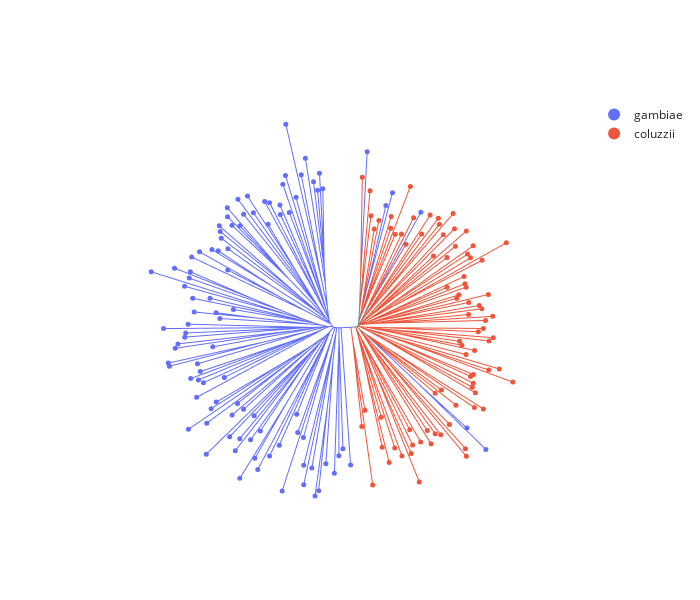

The notebook cell saved with this chart:
### Markdown cell above
## Interactive plotting

I also decided to include in `anjl` a function to visualise a NJT as an unrooted tree using [plotly](https://plotly.com/python/). Here plotly is useful because you can interact with the plot, hovering over leaf nodes to get more information, zooming and panning, and showing or hiding data via the legend. Here's a simple example.

### Code cell
import anjl
D, leaf_data = anjl.data.mosquitoes()
Z = anjl.dynamic_nj(D)
anjl.plot(
    Z, 
    leaf_data=leaf_data, 
    color="taxon",
    hover_name="sample_id",
)

### Figure 1 — Plotly figure (JSON) as saved in the notebook; plotly's stock layout.template omitted (floating-point values rounded to 4 significant figures; data arrays with more than 128 entries replaced by an {"elided": "..."} marker saying what was removed)
{"data": [{"hovertemplate": "taxon=gambiae<br>x=%{x}<br>y=%{y}<extra></extra>", "legendgroup": "gambiae", "line": {"color": "#636EFA", "dash": "solid", "width": 1}, "marker": {"symbol": "circle"}, "mode": "lines", "name": "gambiae", "showlegend": false, "type": "scattergl", "x": {"elided": "579 float values"}, "xaxis": "x", "y": {"elided": "579 float values"}, "yaxis": "y"}, {"hovertemplate": "taxon=coluzzii<br>x=%{x}<br>y=%{y}<extra></extra>", "legendgroup": "coluzzii", "line": {"color": "#EF553B", "dash": "solid", "width": 1}, "marker": {"symbol": "circle"}, "mode": "lines", "name": "coluzzii", "showlegend": false, "type": "scattergl", "x": {"elided": "441 float values"}, "xaxis": "x", "y": {"elided": "441 float values"}, "yaxis": "y"}, {"hovertemplate": "taxon=<br>x=%{x}<br>y=%{y}<extra></extra>", "legendgroup": "", "line": {"color": "gray", "dash": "solid", "width": 1}, "marker": {"symbol": "circle"}, "mode": "lines", "name": "", "showlegend": false, "type": "scattergl", "x": [0, 0.07208, null, 0, -0.07208, null, -0.07208, -0.011, null, -0.07208, -0.1521, null, -0.1521, -0.3591, null, -0.3591, 0.2276, null, -0.3591, -0.6296, null, -0.6296, -1.767, null, 0.2276, 1.501, null, 1.501, 1.543, null, 1.543, 2.043, null, -0.011, 0.3913, null, 0.3913, 1.137, null, 1.137, 2.015, null, 2.015, 2.707, null, 0.07208, 0.2691, null, 0.07208, 0.2872, null, 0.2872, 0.6801, null, 0.6801, 0.8081, null, 0.2691, 0.5393, null], "xaxis": "x", "y": [0, 0.3411, null, 0, -0.3411, null, -0.3411, -0.3009, null, -0.3411, -0.4218, null, -0.4218, -0.5381, null, -0.5381, -1.13, null, -0.5381, -0.6127, null, -0.6127, -0.7217, null, -1.13, -2.135, null, -2.135, -2.171, null, -2.171, -2.625, null, -0.3009, 0.3229, null, 0.3229, 1.734, null, 1.734, 3.329, null, 3.329, 4.536, null, 0.3411, 3.174, null, 0.3411, 1.096, null, 1.096, 2.955, null, 2.955, 3.512, null, 3.174, 10.95, null], "yaxis": "y"}, {"hovertemplate": "<b>%{hovertext}</b><br><br>taxon=gambiae<br>x=%{x}<br>y=%{y}<extra></extra>", "hovertext": ["AB0160-Cx", "AB0096-C", "AB0117-C", "AB0241-C", "AB0130-Cx", "AB0217-C", "AB0127-C", "AB0253-C", "AB0198-C", "AB0277-C", "AB0145-C", "AB0271-Cx", "AB0146-Cx", "AB0264-C", "AB0136-Cx", "AB0239-C", "AB0134-C", "AB0176-Cx", "AB0280-Cx", "AB0159-C", "AB0148-Cx", "AB0129-C", "AB0278-C", "AB0144-C", "AB0273-Cx", "AB0143-Cx", "AB0128-C", "AB0261-Cx", "AB0161-C", "AB0131-Cx", "AB0225-C", "AB0118-C", "AB0235-C", "AB0201-Cx", "AB0174-C", "AB0256-C", "AB0252-C", "AB0231-C", "AB0275-C", "AB0202-Cx", "AB0265-C", "AB0255-C", "AB0167-C", "AB0162-C", "AB0244-C", "AB0208-C", "AB0165-C", "AB0133-C", "AB0179-Cx", "AB0147-C", "AB0205-C", "AB0180-Cx", "AB0126-Cx", "AB0238-C", "AB0172-Cx", "AB0085-Cx", "AB0170-C", "AB0119-C", "AB0135-C", "AB0086-Cx", "AB0232-Cx", "AB0197-C", "AB0153-C", "AB0268-C", "AB0206-C", "AB0274-C", "AB0233-C", "AB0164-C", "AB0151-Cx", "AB0272-Cx", "AB0269-Cx", "AB0178-C", "AB0203-C", "AB0177-C", "AB0207-C", "AB0158-Cx", "AB0236-Cx", "AB0211-C", "AB0218-C", "AB0173-C", "AB0166-C", "AB0104-Cx", "AB0200-C", "AB0283-C", "AB0150-Cx", "AB0169-C", "AB0171-Cx", "AB0103-C", "AB0199-C", "AB0260-C", "AB0228-C", "AB0284-C", "AB0155-Cx", "AB0270-C", "AB0116-C", "AB0175-Cx", "AB0251-C", "AB0157-Cx", "AB0281-Cx"], "legendgroup": "gambiae", "marker": {"color": "#636EFA", "size": 5, "symbol": "circle"}, "mode": "markers", "name": "gambiae", "orientation": "v", "showlegend": true, "type": "scatter", "x": [-8.428, -9.215, -9.675, -10.63, -12.56, -13.54, -17.21, -14.78, -17.29, -17.92, -16.39, -18.6, -18.5, -21.07, -22.23, -21.41, -26.3, -24.9, -28.58, -27.23, -31.1, -28.12, -31.05, -30.0, -33.01, -32.79, -32.55, -30.96, -33.26, -34.75, -37.69, -30.99, -39.56, -39.88, -43.64, -40.13, -49.17, -41.24, -35.2, -39.32, -29.65, -33.75, -38.97, -32.86, -40.4, -46.25, -40.98, -41.2, -42.82, -43.46, -34.55, -45.11, -44.84, -38.19, -37.52, -39.8, -37.96, -36.77, -31.81, -38.38, -33.72, -34.95, -40.34, -35.98, -28.68, -29.97, -27.24, -36.09, -30.54, -24.74, -28.13, -29.21, -25.58, -23.26, -28.13, -24.57, -23.86, -21.08, -18.77, -14.61, -14.38, -18.08, -13.03, -12.96, -12.94, -11.03, -10.28, -9.41, -7.708, -5.682, -4.621, -3.65, -1.829, 30.28, 25.79, 14.86, 8.115, 6.551, 2.104], "xaxis": "x", "y": [32.18, 35.84, 31.85, 33.85, 39.4, 35.52, 47.52, 30.15, 35.33, 33.23, 26.55, 28.32, 26.08, 28.86, 29.12, 23.73, 30.43, 26.48, 29.66, 26.1, 27.67, 23.36, 25.52, 23.5, 23.37, 22.05, 20.44, 17.95, 17.45, 17.73, 17.19, 12.87, 15.97, 12.47, 13.32, 10.96, 12.46, 9.022, 6.164, 6.166, 3.497, 2.741, 2.913, 1.366, 0.01626, -1.026, -2.075, -3.062, -4.657, -5.703, -5.361, -9.214, -9.969, -9.4, -11.23, -12.9, -13.21, -13.88, -12.62, -17.36, -18.48, -20.04, -24.94, -23.48, -18.8, -21.53, -20.2, -30.83, -26.69, -21.73, -27.16, -30.02, -27.42, -25.33, -36.56, -31.84, -34.47, -31.28, -28.73, -21.34, -25.72, -39.57, -26.85, -33.49, -38.09, -34.12, -40.74, -39.51, -33.1, -35.34, -31.21, -29.58, -33.43, -29.71, -24.63, 26.6, 31.24, 28.18, 40.97], "yaxis": "y"}, {"hovertemplate": "<b>%{hovertext}</b><br><br>taxon=coluzzii<br>x=%{x}<br>y=%{y}<extra></extra>", "hovertext": ["AB0229-C", "AB0094-Cx", "AB0226-C", "AB0222-C", "AB0188-C", "AB0182-C", "AB0210-C", "AB0110-C", "AB0212-C", "AB0109-C", "AB0266-Cx", "AB0282-Cx", "AB0214-C", "AB0276-C", "AB0191-Cx", "AB0227-Cx", "AB0187-C", "AB0247-C", "AB0230-Cx", "AB0095-Cx", "AB0132-C", "AB0123-C", "AB0114-C", "AB0249-Cx", "AB0196-C", "AB0091-C", "AB0088-C", "AB0216-C", "AB0250-Cx", "AB0089-Cx", "AB0112-C", "AB0111-C", "AB0267-C", "AB0234-C", "AB0263-C", "AB0183-C", "AB0193-C", "AB0138-Cx", "AB0124-C", "AB0186-C", "AB0092-C", "AB0240-C", "AB0213-C", "AB0262-Cx", "AB0248-C", "AB0137-Cx", "AB0243-C", "AB0185-Cx", "AB0113-C", "AB0099-Cx", "AB0192-C", "AB0090-C", "AB0242-C", "AB0101-C", "AB0237-C", "AB0115-C", "AB0142-C", "AB0122-C", "AB0098-Cx", "AB0259-Cx", "AB0189-C", "AB0190-C", "AB0100-C", "AB0246-C", "AB0215-C", "AB0181-C", "AB0087-C", "AB0221-C", "AB0258-Cx", "AB0184-C", "AB0223-C", "AB0209-C", "AB0224-C", "AB0194-C", "AB0121-C", "AB0219-Cx", "AB0097-Cx", "AB0257-C", "AB0139-C", "AB0204-C", "AB0140-C", "AB0279-C"], "legendgroup": "coluzzii", "marker": {"color": "#EF553B", "size": 5, "symbol": "circle"}, "mode": "markers", "name": "coluzzii", "orientation": "v", "showlegend": true, "type": "scatter", "x": [0.8326, 3.416, 1.597, 5.679, 7.329, 5.456, 8.672, 10.36, 14.48, 12.58, 12.89, 12.21, 14.8, 17.27, 16.38, 18.25, 19.57, 25.66, 25.44, 21.65, 18.25, 23.18, 19.74, 27.55, 29.69, 27.79, 27.04, 27.3, 26.65, 27.34, 36.68, 30.97, 33.48, 25.58, 27.61, 24.59, 24.04, 31.05, 32.04, 28.5, 29.68, 30.22, 31.91, 26.18, 29.33, 28.7, 26.21, 30.87, 23.37, 23.87, 25.6, 25.32, 21.05, 25.1, 29.39, 35.14, 26.64, 25.93, 27.25, 21.06, 23.06, 25.65, 17.85, 22.84, 20.17, 22.52, 19.25, 19.01, 15.04, 17.06, 11.32, 13.13, 10.25, 8.763, 12.37, 7.705, 7.808, 4.887, 3.78, 3.0, 2.782, 0.9548], "xaxis": "x", "y": [-24.29, -38.14, -20.44, -29.2, -32.82, -22.05, -29.36, -31.3, -37.44, -30.65, -28.68, -25.05, -27.95, -28.39, -25.22, -25.99, -26.22, -31.35, -29.54, -23.78, -16.36, -19.21, -15.59, -19.78, -20.1, -16.28, -14.92, -13.98, -12.38, -11.94, -13.73, -10.86, -10.61, -7.198, -6.231, -4.964, -4.058, -3.972, -3.195, -1.775, -1.008, 0.907, 1.884, 2.319, 3.685, 4.452, 5.173, 7.071, 6.158, 6.993, 8.802, 9.605, 8.78, 11.36, 15.19, 19.36, 15.81, 16.66, 18.62, 15.86, 18.55, 22.15, 16.21, 22.69, 21.26, 26.27, 23.73, 25.18, 21.41, 25.92, 18.97, 25.28, 21.41, 21.37, 32.72, 22.8, 25.6, 24.62, 22.64, 25.79, 31.72, 34.89], "yaxis": "y"}], "layout": {"height": 600, "legend": {"itemsizing": "constant", "tracegroupgap": 0}, "width": 700, "xaxis": {"autorange": true, "domain": [0, 1], "mirror": false, "range": [-66.31, 53.82], "showgrid": false, "showline": false, "showticklabels": false, "ticks": "", "title": {}, "type": "linear"}, "yaxis": {"autorange": true, "domain": [0, 1], "mirror": false, "range": [-46.47, 53.25], "scaleanchor": "x", "scaleratio": 1, "showgrid": false, "showline": false, "showticklabels": false, "ticks": "", "title": {}, "type": "linear"}}}
